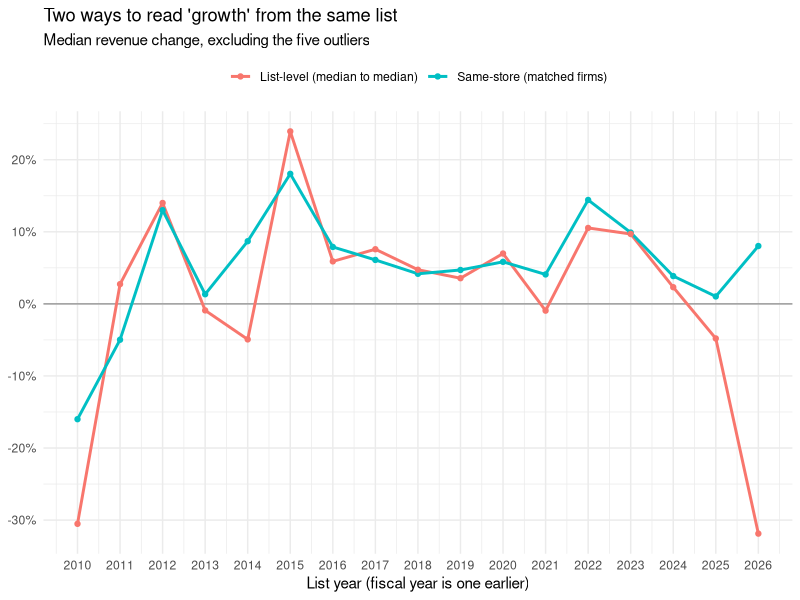
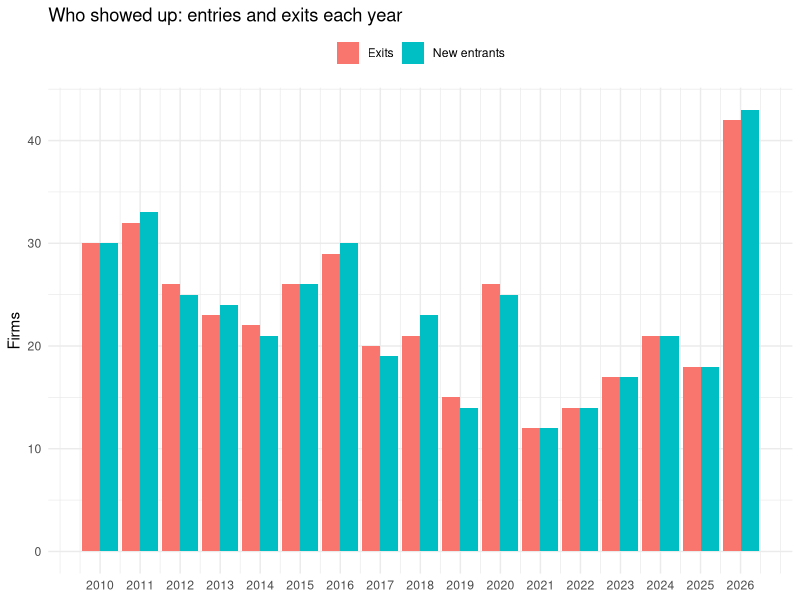
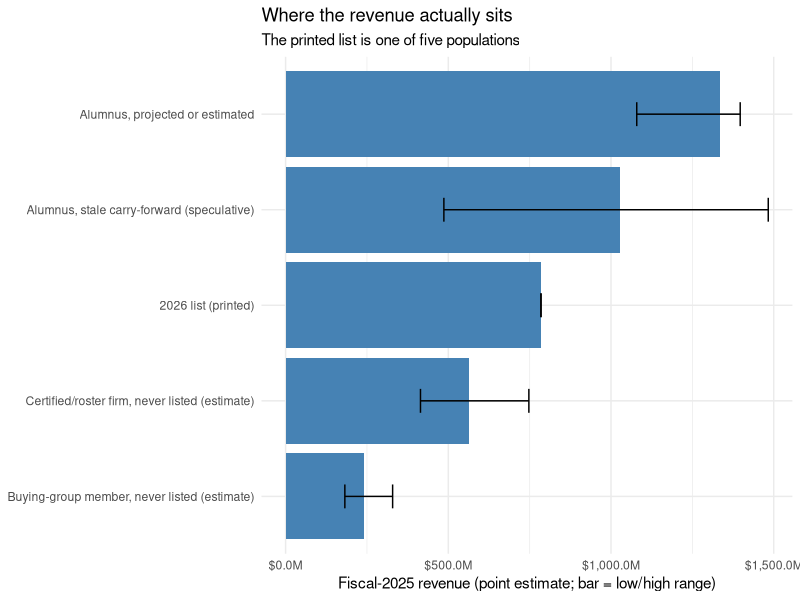
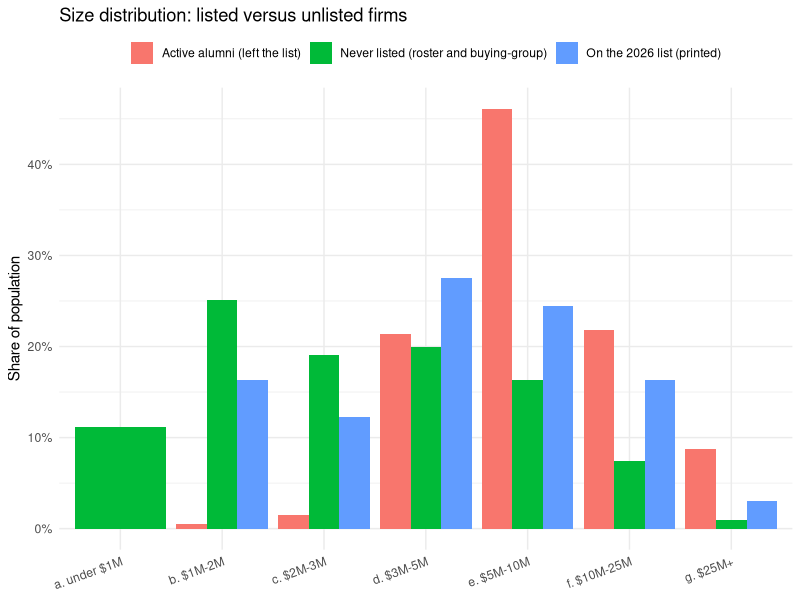
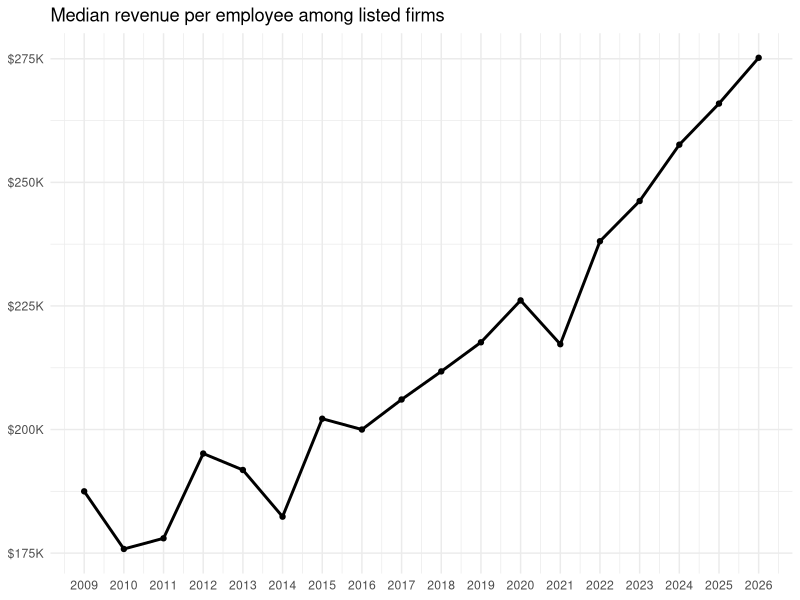

The R source for these figures, in order:
## ---- chunk 1
knitr::opts_chunk$set(echo = TRUE, message = FALSE, warning = FALSE, fig.width = 9, fig.height = 5)
library(tidyverse)
library(scales)
# Every table and chart below regenerates from the CSVs in data/. Nothing reaches back into private files.
rows  <- read_csv("data/cepro100_2009_2026_rows.csv")
A1    <- read_csv("data/A1_list_level_stats_by_year.csv")
A2    <- read_csv("data/A2_same_store_vs_list_level_growth.csv")
A3    <- read_csv("data/A3_persistent_cohort_series.csv")
A4    <- read_csv("data/A4_entry_exit_by_year.csv")
A5    <- read_csv("data/A5_size_bands_by_year.csv")
A6    <- read_csv("data/A6_years_on_list_distribution.csv")
A7    <- read_csv("data/A7_status_of_every_firm_ever_listed.csv")
B1    <- read_csv("data/B1_reconstructed_landscape_by_population.csv")
B2    <- read_csv("data/B2_firms_above_size_thresholds.csv")
B3    <- read_csv("data/B3_size_distribution_listed_vs_unlisted.csv")
m <- function(x) dollar(x, scale = 1e-6, suffix = "M", accuracy = 0.1)
## ---- chunk 2
rows %>%
  group_by(list_year) %>%
  summarise(firms = n(), with_revenue = sum(!is.na(revenue_usd)), with_employees = sum(!is.na(employees)),
            with_rmr = sum(!is.na(pct_rmr)), with_outlook = sum(!is.na(business_outlook))) %>%
  knitr::kable(caption = "Rows and field availability by list year")
## ---- chunk 3
# The five outliers are the only firms named anywhere in this package (see the cleaning log for why).
outlier_names <- tribble(
  ~firm_id, ~company,                    ~what_it_is,
  "F0131",  "ADT",                       "National security and smart-home service provider",
  "F0135",  "Vivint",                    "National security and smart-home service provider",
  "F0001",  "Guardian Protection",       "Regional security company",
  "F0269",  "CCS Presentation Systems",  "Commercial-AV integrator",
  "F0153",  "Best Buy",                  "Consumer-electronics retailer's custom-installation line"
)
rows %>%
  filter(outlier_excluded_from_excl_metrics == "Y") %>%
  group_by(firm_id) %>%
  summarise(years_on_list = n(), peak_revenue = max(revenue_usd, na.rm = TRUE)) %>%
  left_join(outlier_names, by = "firm_id") %>%
  arrange(desc(peak_revenue)) %>%
  mutate(peak_revenue = m(peak_revenue)) %>%
  select(firm_id, company, what_it_is, years_on_list, peak_revenue) %>%
  knitr::kable(caption = "The five excluded outliers — kept in the extract, removed from every 'excl.' metric")
## ---- chunk 4
A2 %>%
  select(list_year, `Same-store (matched firms)` = same_store_median_growth, `List-level (median to median)` = list_level_median_change) %>%
  pivot_longer(-list_year, names_to = "series", values_to = "growth") %>%
  ggplot(aes(list_year, growth, colour = series)) +
  geom_hline(yintercept = 0, colour = "grey60") +
  geom_line(linewidth = 1) + geom_point() +
  scale_y_continuous(labels = percent_format(accuracy = 1)) +
  scale_x_continuous(breaks = 2010:2026) +
  labs(title = "Two ways to read 'growth' from the same list", subtitle = "Median revenue change, excluding the five outliers",
       x = "List year (fiscal year is one earlier)", y = NULL, colour = NULL) +
  theme_minimal() + theme(legend.position = "top")
## ---- chunk 5
A2 %>%
  transmute(list_year, matched_firms, `same-store median` = percent(same_store_median_growth, 0.1),
            `same-store total` = percent(same_store_total_growth, 0.1), `list-level median` = percent(list_level_median_change, 0.1),
            `list-level total` = percent(list_level_total_change, 0.1)) %>%
  knitr::kable(caption = "Same-store versus list-level growth, by list year")
## ---- chunk 6
A4 %>% filter(!is.na(new_entrants)) %>%
  select(list_year, `New entrants` = new_entrants, Exits = exits) %>%
  pivot_longer(-list_year) %>%
  ggplot(aes(list_year, value, fill = name)) + geom_col(position = "dodge") +
  scale_x_continuous(breaks = 2010:2026) +
  labs(title = "Who showed up: entries and exits each year", x = NULL, y = "Firms", fill = NULL) +
  theme_minimal() + theme(legend.position = "top")
## ---- chunk 7
A3 %>% mutate(across(ends_with("usd"), m)) %>%
  knitr::kable(caption = "The persistent cohort — firms present on all eighteen lists")
## ---- chunk 8
B1 %>% mutate(across(ends_with("usd"), m)) %>%
  knitr::kable(caption = "The reconstructed landscape by population (point estimates with low/high range)")
## ---- chunk 9
B1 %>% filter(!population %in% c("ALL (pro forma ranking)", "CORE (excluding speculative carry-forwards)")) %>%
  mutate(population = fct_reorder(population, total_point_usd)) %>%
  ggplot(aes(population, total_point_usd)) +
  geom_col(fill = "steelblue") +
  geom_errorbar(aes(ymin = total_low_usd, ymax = total_high_usd), width = 0.25) +
  coord_flip() + scale_y_continuous(labels = m) +
  labs(title = "Where the revenue actually sits", subtitle = "The printed list is one of five populations",
       x = NULL, y = "Fiscal-2025 revenue (point estimate; bar = low/high range)") +
  theme_minimal()
## ---- chunk 10
B2 %>% mutate(threshold_usd = m(threshold_usd), share_of_core_firms_captured_by_list = percent(share_of_core_firms_captured_by_list, 1)) %>%
  knitr::kable(caption = "At every size threshold, the list holds roughly a quarter of the firms")
## ---- chunk 11
B3 %>%
  ggplot(aes(revenue_band, share, fill = population)) +
  geom_col(position = "dodge") +
  scale_y_continuous(labels = percent_format(1)) +
  labs(title = "Size distribution: listed versus unlisted firms", x = NULL, y = "Share of population", fill = NULL) +
  theme_minimal() + theme(legend.position = "top", axis.text.x = element_text(angle = 20, hjust = 1))
## ---- chunk 12
A1 %>% filter(population == "excl_five_outliers") %>%
  ggplot(aes(list_year, median_rev_per_employee_usd)) + geom_line(linewidth = 1) + geom_point() +
  scale_y_continuous(labels = dollar_format(scale = 1e-3, suffix = "K")) + scale_x_continuous(breaks = 2009:2026) +
  labs(title = "Median revenue per employee among listed firms", x = NULL, y = NULL) + theme_minimal()
## ---- chunk 13
sessionInfo()
